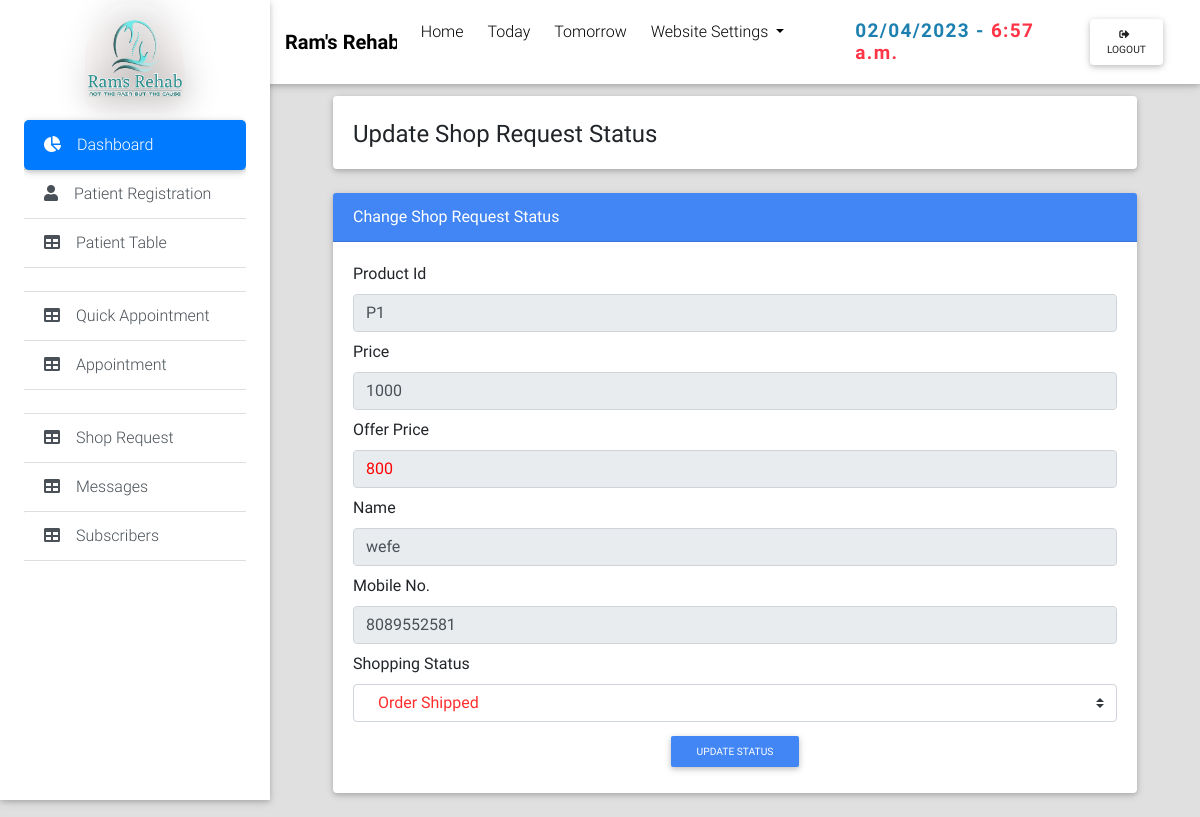
The page /administration/update_shop_request/3 (signed in) on the database its author committed.
### AdministrationApp/models.py (models this page shows, shortened)
class ShopRequest(models.Model):
    name = models.CharField(max_length=400, null=True, blank=True)
    mobile = models.CharField(max_length=400, null=True, blank=True)
    product_id = models.CharField(max_length=400, null=True, blank=True)
    price = models.CharField(max_length=400, null=True, blank=True)
    offer_price = models.CharField(max_length=400, null=True, blank=True)
    shop_status = models.CharField(max_length=400, null=True, blank=True)
    request_date = models.DateField(auto_now_add=True)
    is_read = models.BooleanField(default=False,null=True,blank=True)
    is_delivered = models.BooleanField(default=False,null=True,blank=True)

### AdministrationApp/views.py (the view, shortened to what this page needs)
# urls.py: path('update_shop_request/<int:id>', ShopRequestStatusChangeView, name='update_shop_request'),
def ShopRequestStatusChangeView(request,id):
    data = models.ShopRequest.objects.get(id=id)
    context = {
               'data' : data,
               'today_date':datetime.today().date(),
               'current_time':datetime.now().time()
            }
    html = 'administration/tables/shop_request_status_change.html'
    return render(request,html,context)

### AdministrationApp/templates/administration/tables/shop_request_status_change.html (shortened to what this page needs)
{% extends 'administration/admin_base.html' %}
{% load static %}
{% block content %}
<main class="pt-5 mx-lg-5">
   <div class="container-fluid mt-5">
   {% if user.is_staff %}
      <div class="card mb-4 wow fadeIn">
         <div class="card-body d-sm-flex justify-content-between">
            <h4 class="mb-2 mb-sm-0 pt-1">
               <span>Update Shop Request Status</span>
            </h4>
         </div>
      </div>
      <div class="row wow fadeIn" >
         <div class="col-md-12 ">
            <div class="card mb-4 ">
               <div class="card-header text-white bg-primary">Change Shop Request Status </div>
               <div class="card-body">
               <form method="POST">{% csrf_token %}
                  <div class="list-group list-group-flush">
                     <div class="form-outline">
                        <label class="form-label" for="typeText1">Product Id </label>
                        <input name="todo_name" disabled  value="P{{ data.product_id }}"  type="text" id="typeText1" class="form-control" />
                     </div>
                     <div class="form-outline mt-2">
                        <label class="form-label" for="typeText2">Price</label>
                        <input name="price" disabled value="{{ data.price }}"  type="text" id="typeText2" class="form-control" />
                     </div>
                     {% if data.offer_price %}
                     <div class="form-outline mt-2">
                        <label class="form-label" for="typeText2">Offer Price </label>
                        <input style="color: red;" name="offer_price" disabled value="{{ data.offer_price }}" type="text" id="typeText2" class="form-control" />
                     </div>
                     {% endif %}
                     {% if data.name %}
                     <div class="form-outline mt-2">
                        <label class="form-label" for="typeText2">Name</label>
                        <input name="price" disabled value="{{ data.name }}"  type="text" id="typeText2" class="form-control" />
                     </div>
                     {% endif %}
                     <div class="form-outline mt-2">
                        <label class="form-label" for="typeText2">Mobile No.</label>
                        <input name="price" disabled value="{{ data.mobile }}"  type="text" id="typeText2" class="form-control" />
                     </div>
                     <div class="form-outline mt-2">
                        <label class="form-label" for="typeText2">Shopping Status </label>
                        <select style="color: rgba(255, 0, 0, 0.822);" name="shop_status"  class="browser-default custom-select">
                           {% if data.shop_status == "Order Shipped" %}
                              <option  selected value="Order Shipped"> &nbsp;&nbsp; Order Shipped</option>
                           {% else %}
                              <option  value="Order Shipped"> &nbsp;&nbsp; Order Shipped</option>
                           {% endif %}
                         </select>
                     </div>
                     <div class="form-outline d-flex justify-content-center mt-2">
                        <button type="submit" class="btn btn-sm btn-primary waves-effect waves-light">Update Status </button>
                     </div>
                  </div>
               </form>
               </div>
            </div>
            </div>
      </div>
   {% endif %}
   </div>
</main>
{% endblock %}

### rows shown on the page
ShopRequest: todo_name "P1", price "1000", offer_price "800", price "wefe", price "8089552581", shop_status "Order Shipped"

### other values the page prints
{{ current_time }} "6:57 a.m."
